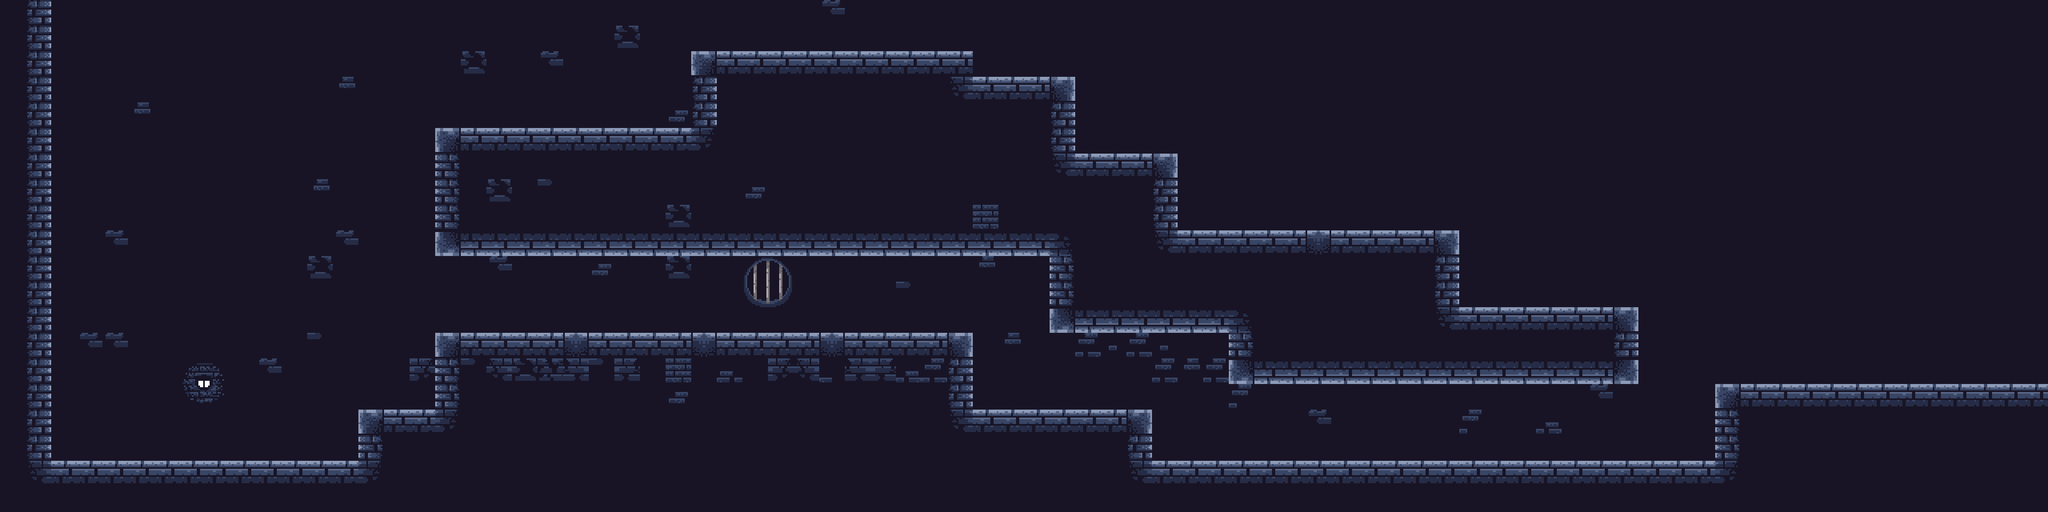

This is a level from a 2D game, rendered from its Tiled map with the project's own tilesets. A one-line summary and the complete map file follow:
An orthogonal 80x20 tile map with 64x64 px tiles, 1 tile layer (Tile Layer 1).

<map version="1.10" tiledversion="1.10.0" orientation="orthogonal" renderorder="right-down" width="80" height="20" tilewidth="64" tileheight="64" infinite="0" nextlayerid="2" nextobjectid="1">
 <tileset firstgid="1" source="tile.tsx" />
 <layer id="1" name="Tile Layer 1" width="80" height="20">
  <data encoding="csv">
33,34,33,33,33,33,33,33,33,33,33,33,33,33,33,33,33,33,33,33,33,33,33,33,33,33,33,33,33,33,33,33,99,33,33,33,33,33,33,33,33,33,33,33,33,33,33,33,33,33,33,33,33,33,33,33,33,33,33,33,33,33,33,33,33,33,33,33,33,33,33,33,33,33,33,33,33,33,33,33,
33,34,33,33,33,33,33,33,33,33,33,33,33,33,33,33,33,33,33,33,33,33,33,33,85,33,33,33,33,33,33,33,33,33,33,33,33,33,33,33,33,33,33,33,33,33,33,33,33,33,33,33,33,33,33,33,33,33,33,33,33,33,33,33,33,33,33,33,33,33,33,33,33,33,33,33,33,33,33,33,
33,34,33,33,33,33,33,33,33,33,33,33,33,33,33,33,33,33,85,33,33,99,33,33,33,33,33,77,18,18,18,18,18,18,18,18,18,18,33,33,33,33,33,33,33,33,33,33,33,33,33,33,33,33,33,33,33,33,33,33,33,33,33,33,33,33,33,33,33,33,33,33,33,33,33,33,33,33,33,33,
33,34,33,33,33,33,33,33,33,33,33,33,33,101,33,33,33,33,33,33,33,33,33,33,33,33,33,34,33,33,33,33,33,33,33,33,33,37,18,18,18,79,33,33,33,33,33,33,33,33,33,33,33,33,33,33,33,33,33,33,33,33,33,33,33,33,33,33,33,33,33,33,33,33,33,33,33,33,33,33,
33,34,33,33,33,101,33,33,33,33,33,33,33,33,33,33,33,33,33,33,33,33,33,33,33,33,102,34,33,33,33,33,33,33,33,33,33,33,33,33,33,34,33,33,33,33,33,33,33,33,33,33,33,33,33,33,33,33,33,33,33,33,33,33,33,33,33,33,33,33,33,33,33,33,33,33,33,33,33,33,
33,34,33,33,33,33,33,33,33,33,33,33,33,33,33,33,33,77,18,18,18,18,18,18,18,18,18,36,33,33,33,33,33,33,33,33,33,33,33,33,33,34,33,33,33,33,33,33,33,33,33,33,33,33,33,33,33,33,33,33,33,33,33,33,33,33,33,33,33,33,33,33,33,33,33,33,33,33,33,33,
33,34,33,33,33,33,33,33,33,33,33,33,33,33,33,33,33,32,33,33,33,33,33,33,33,33,33,33,33,33,33,33,33,33,33,33,33,33,33,33,33,37,18,18,18,79,33,33,33,33,33,33,33,33,33,33,33,33,33,33,33,33,33,33,33,33,33,33,33,33,33,33,33,33,33,33,33,33,33,33,
33,34,33,33,33,33,33,33,33,33,33,33,101,33,33,93,93,32,33,85,33,115,33,33,33,33,33,33,33,102,33,33,33,33,33,33,33,33,33,33,33,33,33,33,33,34,33,33,33,33,33,33,33,33,33,33,33,33,33,33,33,33,33,33,33,33,33,33,33,33,33,33,33,33,33,33,33,33,33,33,
33,34,33,33,33,33,33,33,33,33,33,33,33,33,33,93,93,32,33,33,33,33,33,33,33,33,85,33,33,33,33,33,33,33,33,33,33,33,86,33,33,33,33,33,33,34,33,33,33,33,33,33,33,33,33,33,33,33,33,33,33,33,33,33,33,33,33,33,33,33,33,33,33,33,33,33,33,33,33,33,
33,34,33,33,99,33,33,33,33,33,33,33,33,99,33,33,33,107,48,48,48,48,48,48,48,48,48,48,48,48,48,48,48,48,48,48,48,48,48,48,48,51,33,33,33,37,18,18,18,18,18,78,18,18,18,18,79,33,33,33,33,33,33,33,33,33,33,33,33,33,33,33,33,33,33,33,33,33,33,33,
33,34,33,33,33,33,33,33,33,33,33,33,85,33,33,33,33,33,33,99,33,33,33,102,33,33,85,33,33,56,57,33,33,33,33,33,33,33,101,33,33,32,33,33,33,33,33,33,33,33,33,33,33,33,33,33,34,33,33,33,33,33,33,33,33,33,33,33,33,33,33,33,33,33,33,33,33,33,33,33,
33,34,33,33,33,33,33,33,33,33,33,33,33,33,33,33,33,33,33,33,33,33,33,33,33,33,33,33,33,71,72,33,33,33,33,115,33,33,33,33,33,32,33,33,33,33,33,33,33,33,33,33,33,33,33,33,34,33,33,33,33,33,33,33,33,33,33,33,33,33,33,33,33,33,33,33,33,33,33,33,
33,34,33,33,33,33,33,33,33,33,33,33,33,33,33,33,33,33,33,33,33,33,33,33,33,33,33,33,33,33,33,33,33,33,33,33,33,33,33,33,33,107,48,48,48,48,48,48,51,93,93,93,93,93,93,93,37,18,18,18,18,18,18,79,33,33,33,33,33,33,33,33,33,33,33,33,33,33,33,33,
33,34,33,99,99,33,33,33,33,33,33,33,115,33,33,33,33,77,18,18,18,18,78,18,18,18,18,78,18,18,18,18,78,18,18,18,18,79,33,101,33,33,28,58,28,58,33,33,32,33,33,33,33,33,33,33,33,33,33,33,33,33,33,34,93,33,33,33,33,33,33,33,33,33,33,33,33,33,33,33,
33,34,33,33,33,33,33,26,27,33,99,33,33,33,33,33,55,32,115,54,85,24,39,115,40,33,86,33,43,33,55,54,73,39,40,88,28,34,33,33,33,33,33,33,33,28,101,28,107,48,48,48,48,48,48,48,48,48,48,48,48,48,48,109,33,33,33,33,33,33,33,33,33,33,33,33,33,33,33,33,
33,34,33,33,33,33,33,41,42,33,33,33,33,33,33,33,33,32,33,33,33,33,33,33,33,33,102,33,33,33,33,33,33,33,33,33,33,34,33,33,33,33,33,33,33,33,33,33,117,33,33,33,33,33,33,33,33,33,33,33,33,33,99,33,33,33,33,77,18,18,18,18,18,18,18,18,18,18,18,18,
33,34,33,33,33,33,33,33,33,33,33,33,33,33,77,18,18,36,33,33,33,33,33,33,33,33,33,33,33,33,33,33,33,33,33,33,33,37,18,18,18,18,18,18,79,33,33,33,33,33,33,99,33,33,33,33,33,117,33,33,88,33,33,33,33,33,33,32,33,33,33,33,33,33,33,33,33,33,33,33,
33,34,33,33,33,33,33,33,33,33,33,33,33,33,32,33,33,33,33,33,33,33,33,33,33,33,33,33,33,33,33,33,33,33,33,33,33,33,33,33,33,33,33,33,34,33,33,33,33,33,33,33,33,33,33,33,33,33,33,33,33,33,33,33,33,33,33,32,33,33,33,33,33,33,33,33,33,33,33,33,
33,37,18,18,18,18,18,18,18,18,18,18,18,18,36,33,33,33,33,33,33,33,33,33,33,33,33,33,33,33,33,33,33,33,33,33,33,33,33,33,33,33,33,33,37,18,18,18,18,18,18,18,18,18,18,18,18,18,18,18,18,18,18,18,18,18,18,36,33,93,93,93,93,93,93,93,93,93,93,93,
33,33,33,33,33,33,33,33,33,33,33,33,33,33,33,33,33,33,33,33,33,33,33,33,33,33,33,33,33,33,33,33,33,33,33,33,33,33,33,33,33,33,33,33,33,33,33,33,33,33,33,33,33,33,33,33,33,33,33,33,33,33,33,33,33,33,33,33,33,33,33,33,33,33,33,33,33,33,33,33
</data>
 </layer>
</map>